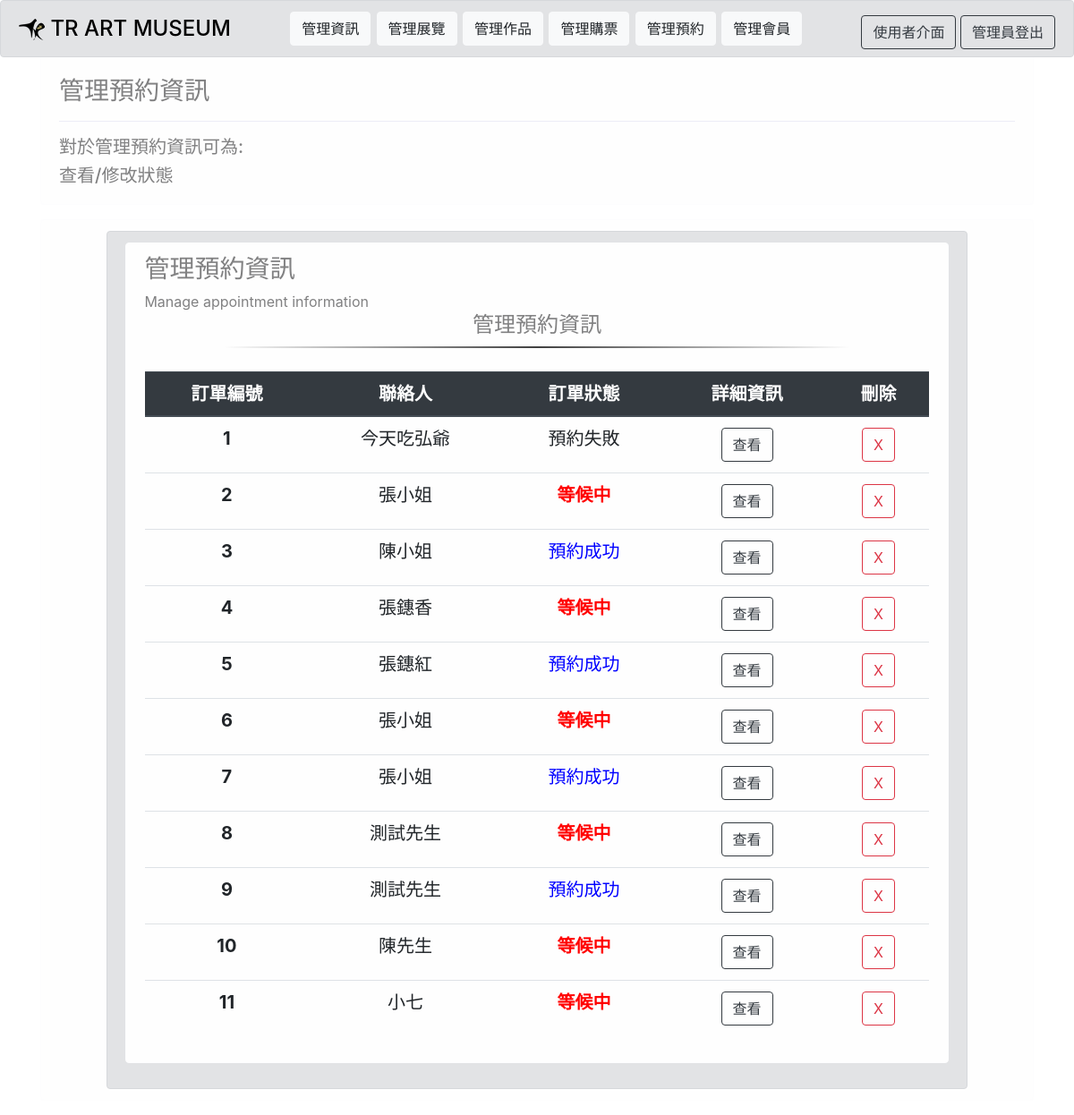
/management/page005.php (signed in), run on the app's committed database.
### tables this page shows
CREATE TABLE `reservation` (
  `rid` int(11) NOT NULL,
  `mid` varchar(200) NOT NULL,
  `name` varchar(200) NOT NULL,
  `phone` varchar(200) NOT NULL,
  `datet` varchar(200) NOT NULL,
  `timet` varchar(200) NOT NULL,
  `peo` varchar(200) NOT NULL,
  `restatus` varchar(200) NOT NULL,
  `remarks` varchar(200) NOT NULL
);

### management/checkreservation.php (the view, shortened to what this page needs)
<?php
    require "../includes/db.php";
    $sql = "SELECT * FROM reservation";
    $result = $conn->query($sql);
    if ($result->num_rows > 0) {
            echo "    <table class='table'>";
            echo "        <thead class='thead-dark'>";
            echo "            <tr align='center'>";
            echo "                <th scope='col'>訂單編號</th>";
            echo "                <th scope='col'>聯絡人</th>";
            echo "                <th scope='col'>訂單狀態</th>";
            echo "                <th scope='col'>詳細資訊</th>";
            echo "                <th scope='col'>刪除</th>";
            echo "            </tr>";
            echo "        </thead>";
            echo "        <tbody>";
            $n = 1;
        while($row = $result->fetch_assoc()) {
            $rid = $row["rid"];
            $name = $row["name"];
            $restatus = $row["restatus"];
            echo "            <tr align='center'>";
            echo "                <th scope='row'>$n</th>";
            echo "                <td>$name</td>";
            echo "                <td>";
             if ($restatus==1){
                echo "<font color='red'><b>等候中</font>";
            } elseif ($restatus==2) {
                echo "<font color='blue'>預約成功</font>";
            } elseif ($restatus==3) {
                echo "預約失敗";
            }
            echo "                </td>";
            echo "                <td><a href='lookreservation.php?rid=$rid'> <button type='button' class='btn btn-outline-dark'>查看</button></a></td>";
            echo "                <td><a href='deletereservation.php?rid=$rid'> <button type='button' class='btn btn-outline-danger'>X</button></a></td>";
            echo "            </tr>";
            $n=$n+1;
        }
        echo "        </tbody>";
        echo "    </font></table>";
    }
?>

### data on the page
reservation: name "今天吃弘爺", restatus "預約失敗"
reservation: name "張小姐", restatus "等候中"
reservation: name "陳小姐", restatus "預約成功"
reservation: name "張鏸香", restatus "等候中"
reservation: name "張鏸紅", restatus "預約成功"
reservation: name "張小姐", restatus "等候中"
reservation: name "張小姐", restatus "預約成功"
reservation: name "測試先生", restatus "等候中"
reservation: name "測試先生", restatus "預約成功"
reservation: name "陳先生", restatus "等候中"
reservation: name "小七", restatus "等候中"
